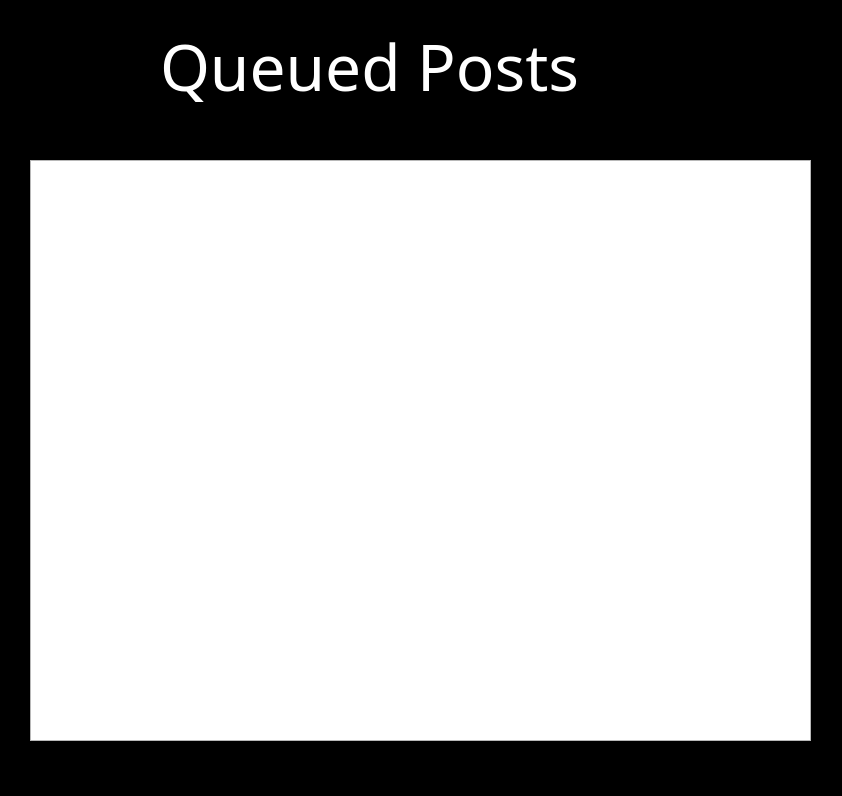
<?xml version="1.0" encoding="UTF-8"?>
<ui version="4.0">
 <class>Queue</class>
 <widget class="QWidget" name="Queue">
  <property name="geometry">
   <rect>
    <x>0</x>
    <y>0</y>
    <width>842</width>
    <height>796</height>
   </rect>
  </property>
  <property name="windowTitle">
   <string>Form</string>
  </property>
  <property name="styleSheet">
   <string notr="true">QWidget#Queue{
background-color: black;
}</string>
  </property>
  <widget class="QLabel" name="QueueBackArrowLabel">
   <property name="geometry">
    <rect>
     <x>10</x>
     <y>10</y>
     <width>71</width>
     <height>61</height>
    </rect>
   </property>
   <property name="styleSheet">
    <string notr="true">QLabel:hover{
background-color: rgb(99, 110, 114);
}</string>
   </property>
   <property name="text">
    <string>&lt;html&gt;&lt;head/&gt;&lt;body&gt;&lt;p&gt;&lt;img src=&quot;:/Back-Arrow/left-arrow.png&quot;/&gt;&lt;/p&gt;&lt;/body&gt;&lt;/html&gt;</string>
   </property>
  </widget>
  <widget class="QWidget" name="SecondaryBackgroundQueue" native="true">
   <property name="geometry">
    <rect>
     <x>20</x>
     <y>150</y>
     <width>1481</width>
     <height>601</height>
    </rect>
   </property>
   <property name="styleSheet">
    <string notr="true">QWidget#SecondaryBackgroundPoster{
background-color: rgba(127, 155, 212, 1);
border-radius:10px;
}</string>
   </property>
   <widget class="QTableWidget" name="QueuedTableWidget">
    <property name="geometry">
     <rect>
      <x>10</x>
      <y>10</y>
      <width>781</width>
      <height>581</height>
     </rect>
    </property>
    <property name="verticalScrollMode">
     <enum>QAbstractItemView::ScrollPerPixel</enum>
    </property>
   </widget>
  </widget>
  <widget class="QLabel" name="Title">
   <property name="geometry">
    <rect>
     <x>160</x>
     <y>10</y>
     <width>591</width>
     <height>111</height>
    </rect>
   </property>
   <property name="font">
    <font>
     <family>Cascadia Mono Light</family>
     <pointsize>48</pointsize>
    </font>
   </property>
   <property name="styleSheet">
    <string notr="true">color:white;</string>
   </property>
   <property name="text">
    <string>Queued Posts</string>
   </property>
  </widget>
  <zorder>SecondaryBackgroundQueue</zorder>
  <zorder>QueueBackArrowLabel</zorder>
  <zorder>Title</zorder>
 </widget>
 <resources>
  <include location="../Images/Back-Arrow.qrc"/>
  <include location="../Images/TwitterLogo.qrc"/>
 </resources>
 <connections/>
</ui>
